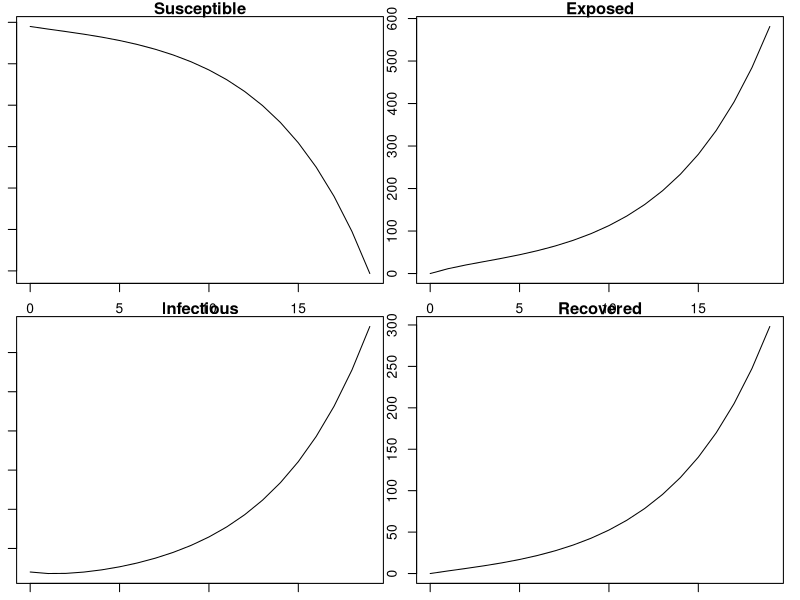
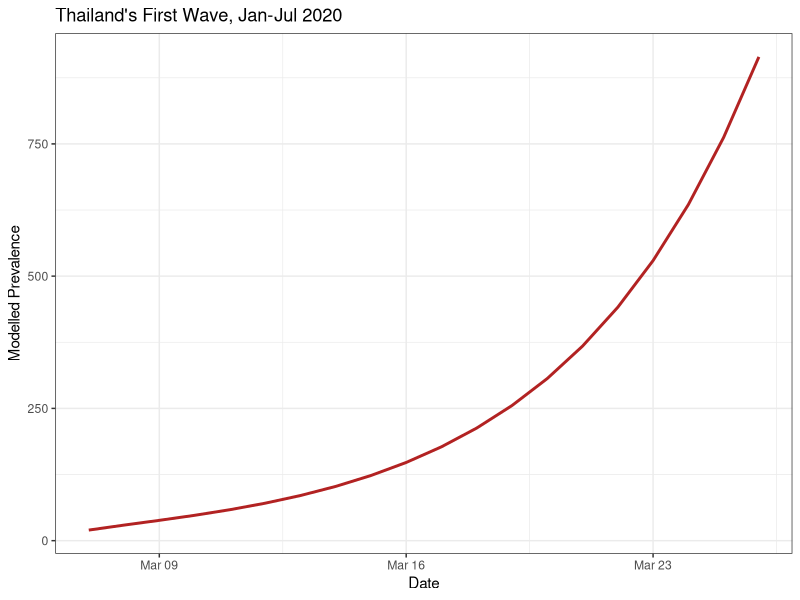
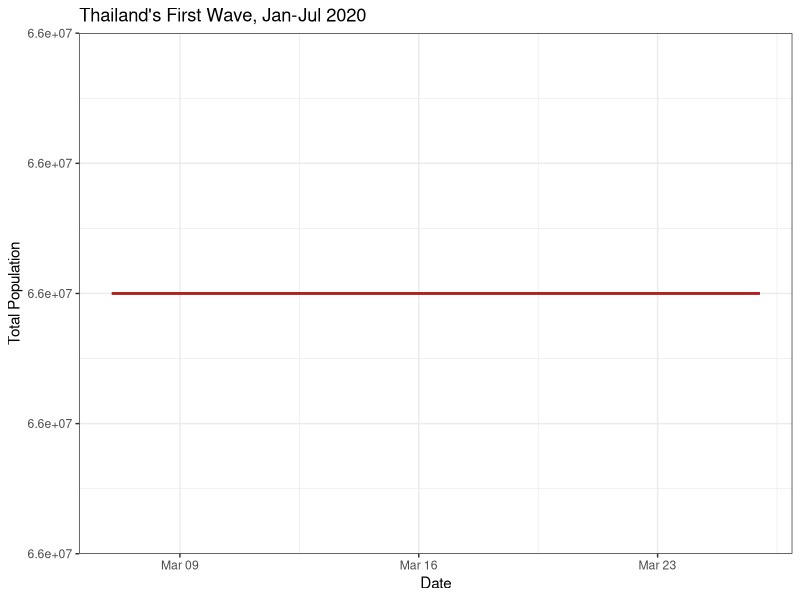
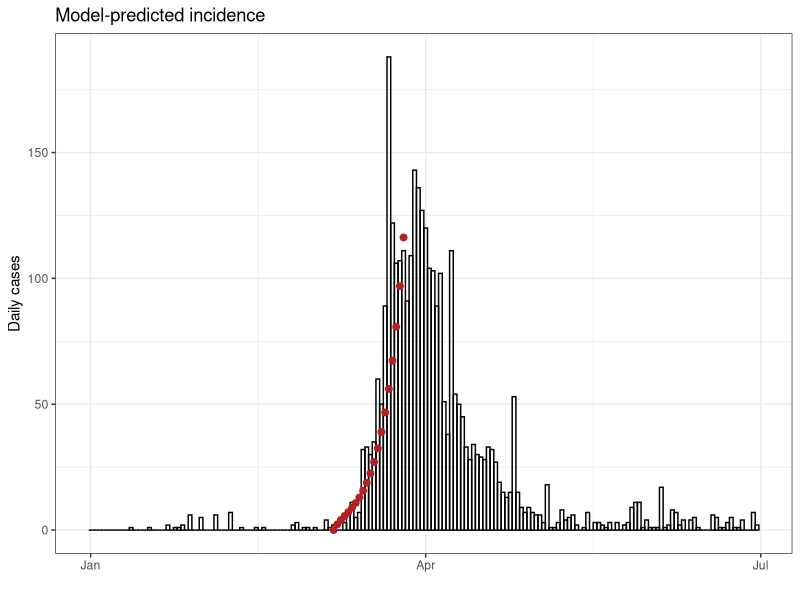
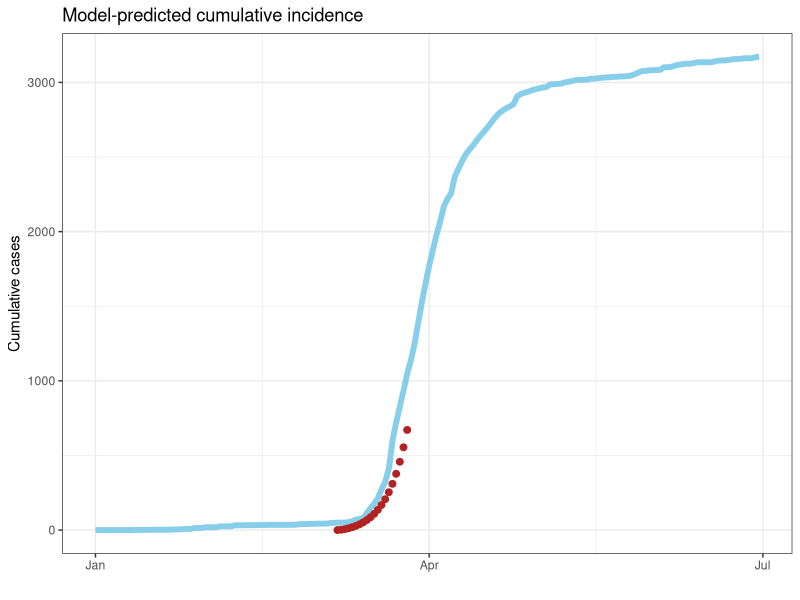

Recreate these plots in R, in order.
## ---- chunk 1
knitr::opts_chunk$set(
    fig.align = "center"
)
## ---- chunk 2
# SPARK Modelling Short course
# 2023 Infectious Diseases Modelling

#########################################
## Modelling Thailand's COVID outbreak ##
#########################################
## ---- chunk 3
#| message: false
#| warning: false

library(dplyr)
library(deSolve)
library(ggplot2)
## ---- chunk 4
first_wave <- read.csv("first_wave_TH.csv", colClasses = c("Date", "numeric", "numeric"))
# Convert dates
first_wave$Date <- as.Date(first_wave$Date, format = "%Y-%m-%d")

summary(first_wave)
## ---- chunk 5
parameters <- c(
    R0 = 4,
    latent_period = 5,
    infectious_period = 6
)
## ---- chunk 6
# Initial conditions
Total_population <- 6.6e7
Initial_exposed <- 0
Initial_infected <- 20
Initial_recovered <- 0
Initial_susceptible <- Total_population - Initial_exposed - Initial_infected - Initial_recovered

# State variables
state <- c(
    Susceptible = Initial_susceptible,
    Exposed = Initial_exposed,
    Infectious = Initial_infected,
    Recovered = Initial_recovered
)
## ---- chunk 7
# Time window
start_date <- as.Date("2020-03-07")
end_date <- as.Date("2020-03-26")
times <- seq(start_date, end_date, by = 1)
## ---- chunk 8
# Model function
COVID.base <- function(t, state, parameters) {
    with(as.list(c(state, parameters)), {
        # Calculate the total population size
        Total_population <- Susceptible + Exposed + Infectious + Recovered

        # Calculate the average force of infection imposed on each susceptible individual
        force_of_infection <- R0 * Infectious / (Total_population * infectious_period)

        # Calculate the net (instantaneous) change in each state variable
        Susceptible_change <- -force_of_infection * Susceptible
        Exposed_change <- force_of_infection * Susceptible - Exposed / latent_period
        Infectious_change <- Exposed / latent_period - Infectious / infectious_period
        Recovered_change <- Infectious / infectious_period

        # Return net changes as list
        return(list(
            c(
                Susceptible_change,
                Exposed_change,
                Infectious_change,
                Recovered_change
            )
        ))
    })
}
## ---- chunk 9
# Solve model
out <- ode(y = state, times = as.numeric(times - times[1]), func = COVID.base, parms = parameters)
# Plot solution
par(mar = c(1, 1, 1, 1)) # reduce the margins of the plot in order to fit it in the panel
plot(out)
## ---- chunk 10
tidy_base_model <- function(ode_output, times, parameters) {
    as.data.frame(ode_output) %>%
        mutate(
            Prevalence = Exposed + Infectious,
            Incidence = Exposed / parameters["latent_period"],
            Cumulative_incidence = cumsum(Incidence),
            Population = Susceptible + Exposed + Infectious + Recovered,
            Date = times
        )
}

tidied_output <- tidy_base_model(out, times, parameters)
## ---- chunk 11
ggplot() +
    geom_line(aes(x = Date, y = Prevalence), data = tidied_output, linewidth = 1, colour = "firebrick") +
    labs(x="Date", y="Modelled Prevalence") +
    ggtitle("Thailand's First Wave, Jan-Jul 2020") +
    theme_bw()

ggplot() +
    geom_line(aes(x = Date, y = Population), data = tidied_output, linewidth = 1, colour = "firebrick") +
    ggtitle("Thailand's First Wave, Jan-Jul 2020") +
    labs(x="Date", y="Total Population") +
    ggtitle("Thailand's First Wave, Jan-Jul 2020") +
    theme_bw()
## ---- chunk 12
# Compare the solution with the data
# Incidence
ggplot(first_wave) +
  geom_col(aes(x=Date, y=Cases), width=1, fill=NA, colour="black") +
  geom_point(data=tidied_output, aes(x=Date, y=Incidence), size=2, colour="firebrick") +
  ylab("Daily cases") +
  xlab("") +
  ggtitle("Model-predicted incidence") +
  theme_bw()


# Cumulative incidence
ggplot(first_wave) +
  geom_line(aes(x=Date, y=Cumulative_cases), linewidth=2, colour="skyblue") +
  geom_point(data=tidied_output, aes(x=Date, y=Cumulative_incidence), size=2, colour="firebrick") +
  ylab("Cumulative cases") +
  xlab("") +
  ggtitle("Model-predicted cumulative incidence") +
  theme_bw()		
## ---- chunk 13
start_date = as.Date("2020-03-07")
end_date = as.Date("2020-04-26")
times_long = seq(start_date, end_date, by=1)

long_out <- ode(y = state, times = as.numeric(times_long - times_long[1]), func = COVID.base, parms = parameters)
tidied_long <- tidy_base_model(long_out, times_long, parameters)
